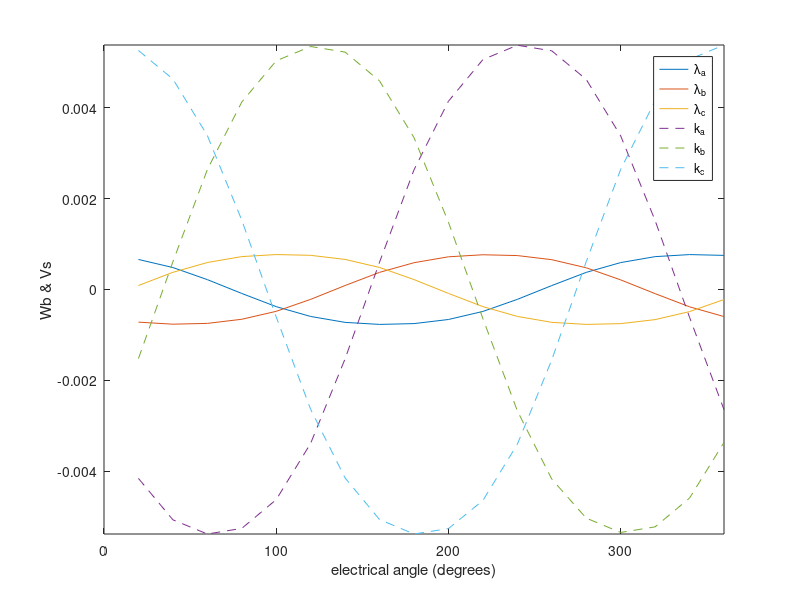
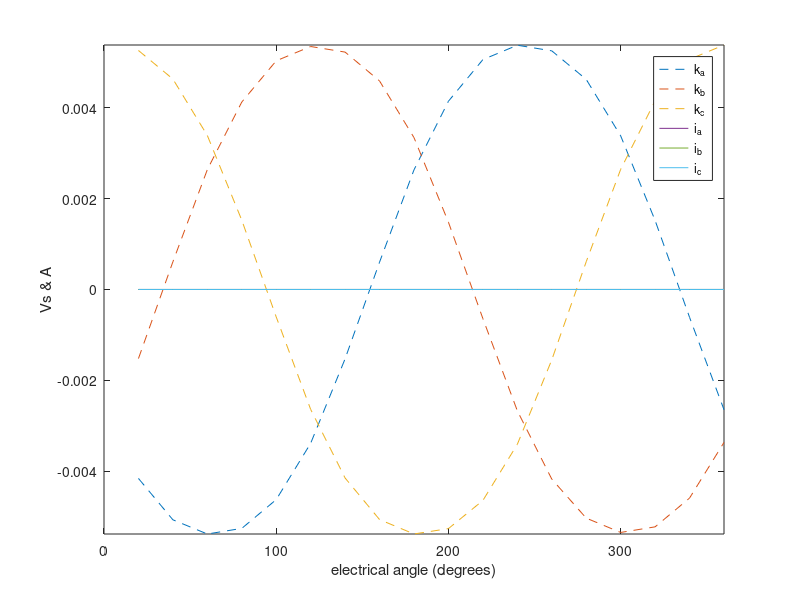
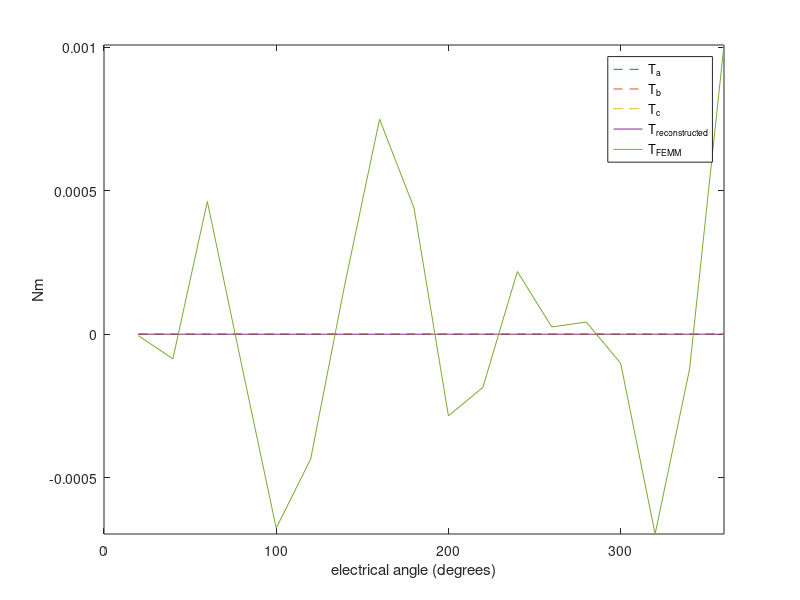

MATLAB code to generate these figures, in order:
close all; clear all; clc

%% input data
NumberPoles = 14; 

%% extract FEMM data
Data = csvread('Cogging_Torque_3.csv',1,0);
Angle = Data(:,1);
Torque = Data(:,2);
FluxLinkage = Data(:,3:5);
 Current = Data(:,6:8);

%% calculations
K = circshift(FluxLinkage, [-round(length(Angle)*(90)/360),0])*NumberPoles/2;  % differentiate in frequency domain
T = K.*Current;

%% plotting
figure
plot(Angle, FluxLinkage)
hold on
plot(Angle,  K,'--')
hold off
legend('\lambda_a', '\lambda_b', '\lambda_c', 'k_a', 'k_b', 'k_c')
xlabel('electrical angle (degrees)')
ylabel('Wb & Vs')
axis([0 360 -inf inf])

figure
plot(Angle,  K,'--')
hold on
plot(Angle, Current)
hold off
legend('k_a', 'k_b', 'k_c', 'i_a', 'i_b', 'i_c')
xlabel('electrical angle (degrees)')
ylabel('Vs & A')
axis([0 360 -inf inf])


figure
plot(Angle,  T,'--')
hold on
plot(Angle, sum(T,2),Angle , Torque)
hold off
legend('T_a', 'T_b', 'T_c', 'T_{reconstructed}', 'T_{FEMM}')
xlabel('electrical angle (degrees)')
ylabel('Nm')
axis([0 360 -inf inf])

FluxLinkageRMS = max(max(FluxLinkage))/sqrt(2);
AverageTorque = mean(Torque);


Ke = FluxLinkageRMS*NumberPoles/2
Kt = Ke*3

